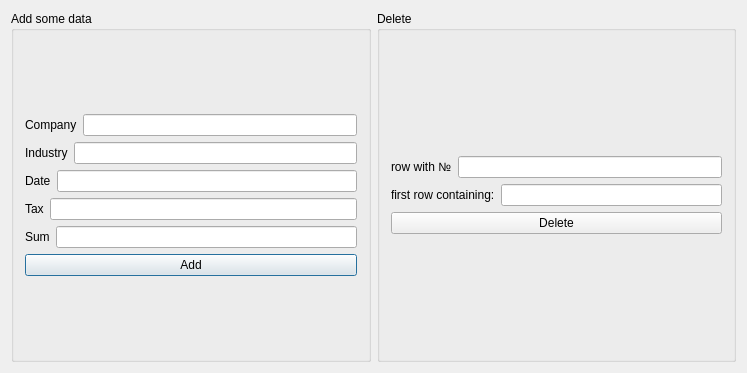
<?xml version="1.0" encoding="UTF-8"?>
<ui version="4.0">
 <class>add</class>
 <widget class="QDialog" name="add">
  <property name="geometry">
   <rect>
    <x>0</x>
    <y>0</y>
    <width>747</width>
    <height>373</height>
   </rect>
  </property>
  <property name="windowTitle">
   <string>add</string>
  </property>
  <layout class="QHBoxLayout" name="horizontalLayout_8">
   <item>
    <widget class="QGroupBox" name="groupBox">
     <property name="title">
      <string>Add some data</string>
     </property>
     <layout class="QVBoxLayout" name="verticalLayout_4">
      <item>
       <layout class="QVBoxLayout" name="verticalLayout">
        <item>
         <layout class="QHBoxLayout" name="horizontalLayout">
          <item>
           <widget class="QLabel" name="label_comp">
            <property name="frameShadow">
             <enum>QFrame::Plain</enum>
            </property>
            <property name="text">
             <string>Company</string>
            </property>
           </widget>
          </item>
          <item>
           <widget class="QLineEdit" name="lc"/>
          </item>
         </layout>
        </item>
        <item>
         <layout class="QHBoxLayout" name="horizontalLayout_2">
          <item>
           <widget class="QLabel" name="label_industry">
            <property name="text">
             <string>Industry</string>
            </property>
           </widget>
          </item>
          <item>
           <widget class="QLineEdit" name="li"/>
          </item>
         </layout>
        </item>
        <item>
         <layout class="QHBoxLayout" name="horizontalLayout_3">
          <item>
           <widget class="QLabel" name="label_date">
            <property name="text">
             <string>Date</string>
            </property>
           </widget>
          </item>
          <item>
           <widget class="QLineEdit" name="ld"/>
          </item>
         </layout>
        </item>
        <item>
         <layout class="QHBoxLayout" name="horizontalLayout_4">
          <item>
           <widget class="QLabel" name="label_nal">
            <property name="text">
             <string>Tax</string>
            </property>
           </widget>
          </item>
          <item>
           <widget class="QLineEdit" name="ln"/>
          </item>
         </layout>
        </item>
        <item>
         <layout class="QHBoxLayout" name="horizontalLayout_5">
          <item>
           <widget class="QLabel" name="label_sum">
            <property name="text">
             <string>Sum</string>
            </property>
           </widget>
          </item>
          <item>
           <widget class="QLineEdit" name="ls"/>
          </item>
         </layout>
        </item>
        <item>
         <widget class="QPushButton" name="pushButton_add">
          <property name="text">
           <string>Add</string>
          </property>
         </widget>
        </item>
       </layout>
      </item>
     </layout>
    </widget>
   </item>
   <item>
    <widget class="QGroupBox" name="groupBox_2">
     <property name="title">
      <string>Delete</string>
     </property>
     <layout class="QVBoxLayout" name="verticalLayout_3">
      <item>
       <layout class="QVBoxLayout" name="verticalLayout_2">
        <item>
         <layout class="QHBoxLayout" name="horizontalLayout_7">
          <item>
           <widget class="QLabel" name="label_del1">
            <property name="text">
             <string>row with №</string>
            </property>
           </widget>
          </item>
          <item>
           <widget class="QLineEdit" name="ld1"/>
          </item>
         </layout>
        </item>
        <item>
         <layout class="QHBoxLayout" name="horizontalLayout_6">
          <item>
           <widget class="QLabel" name="label_del2">
            <property name="text">
             <string>first row containing:</string>
            </property>
           </widget>
          </item>
          <item>
           <widget class="QLineEdit" name="ld2"/>
          </item>
         </layout>
        </item>
        <item>
         <widget class="QPushButton" name="pushButton_del">
          <property name="text">
           <string>Delete</string>
          </property>
         </widget>
        </item>
       </layout>
      </item>
     </layout>
    </widget>
   </item>
  </layout>
 </widget>
 <layoutdefault spacing="6" margin="11"/>
 <resources/>
 <connections/>
</ui>
